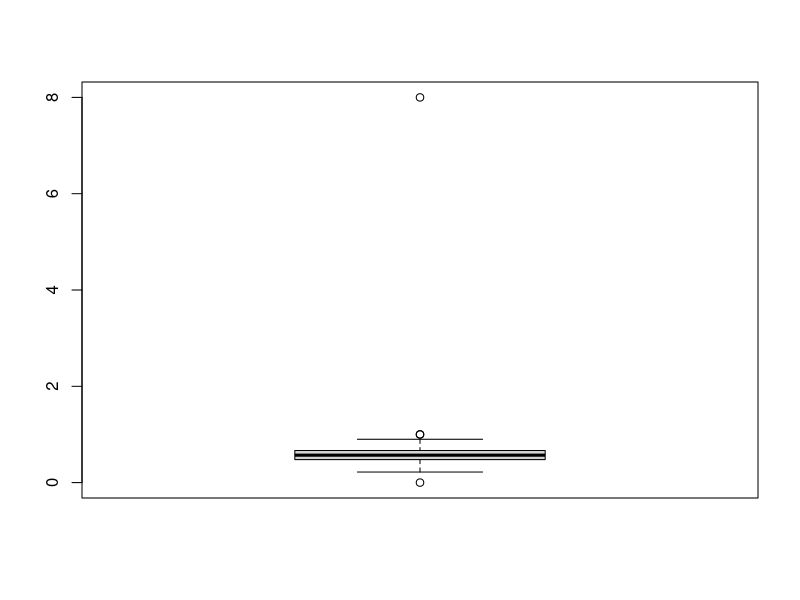
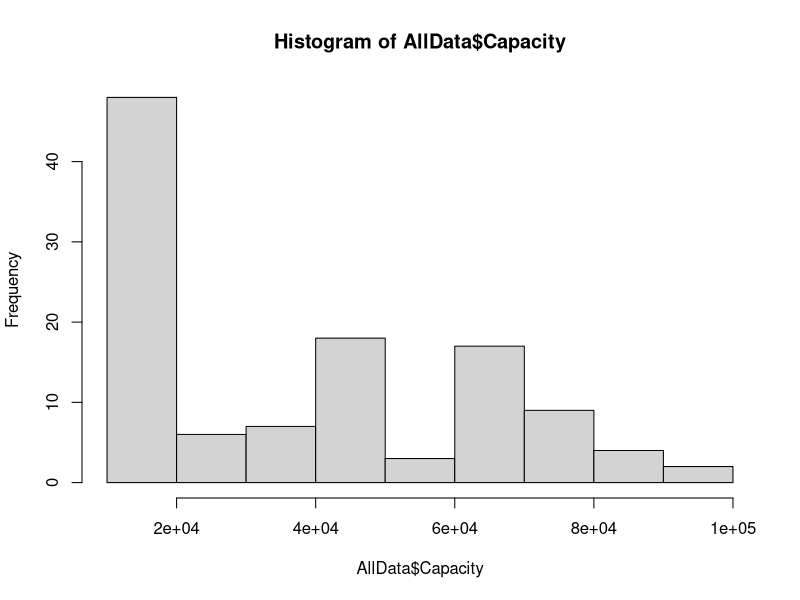
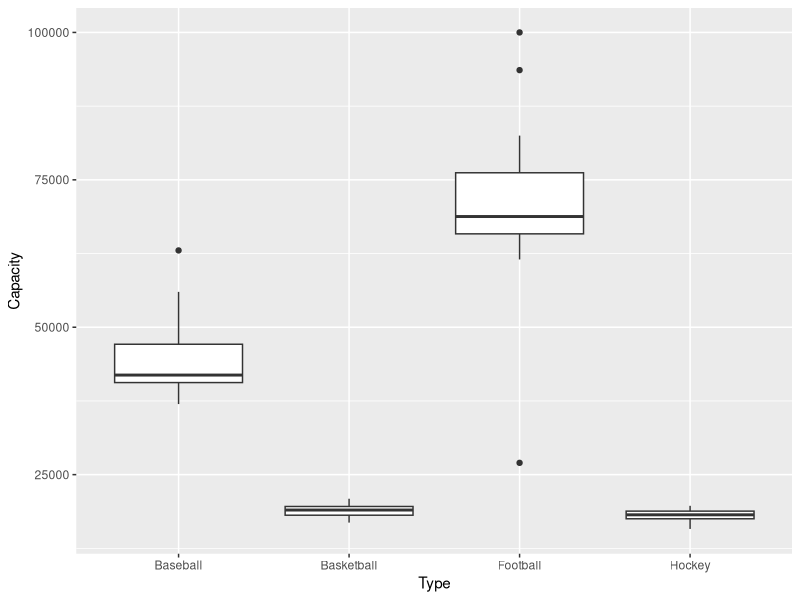
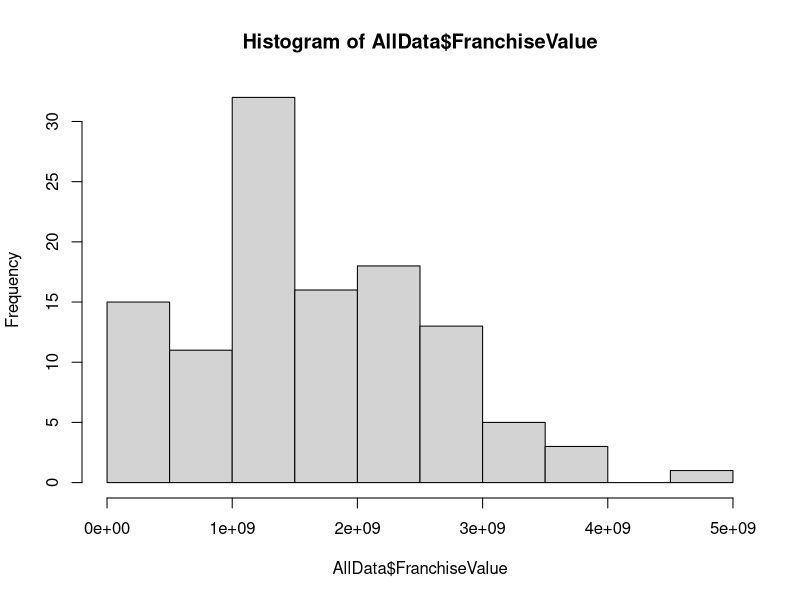
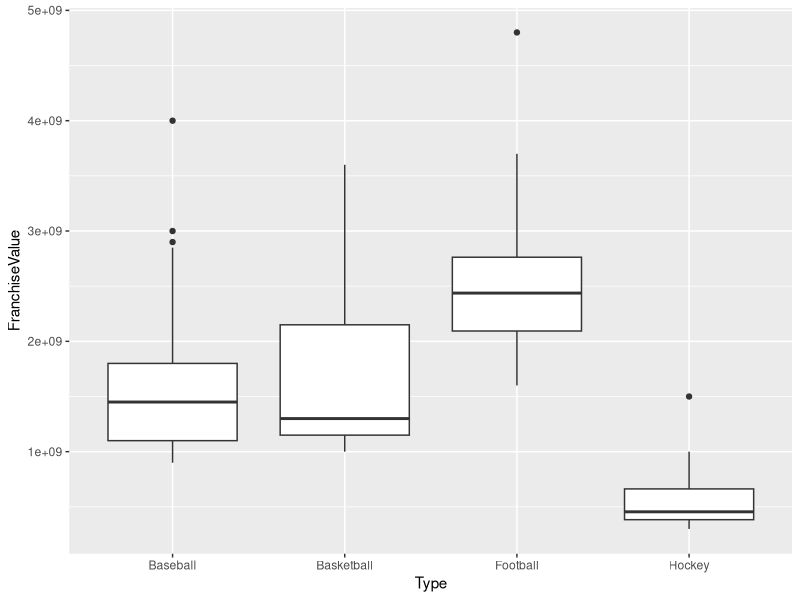
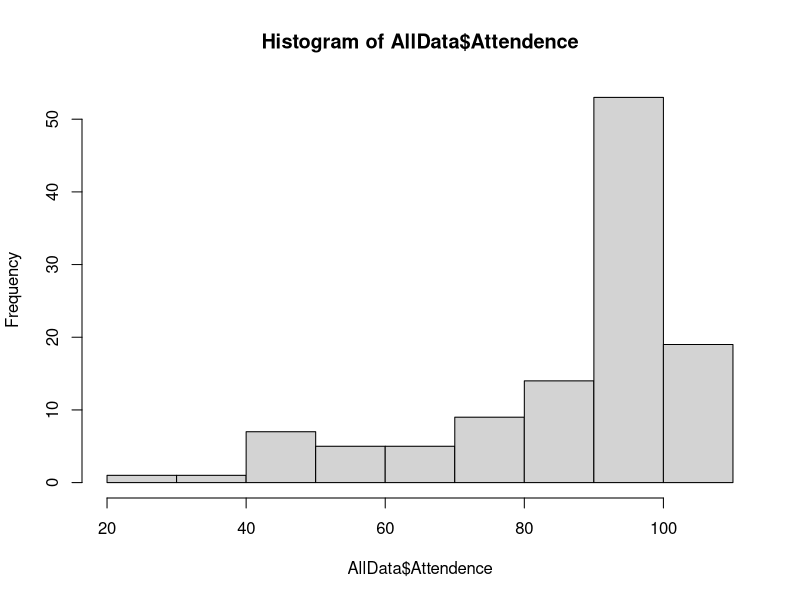
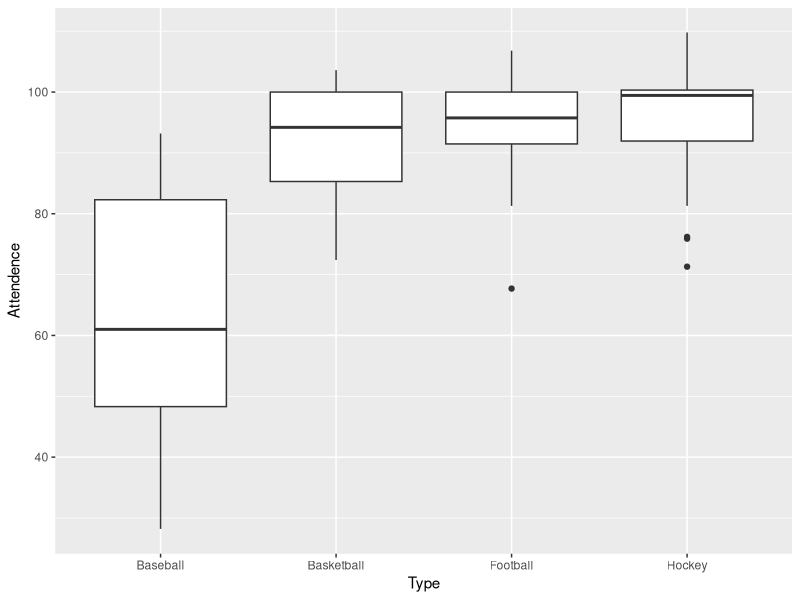
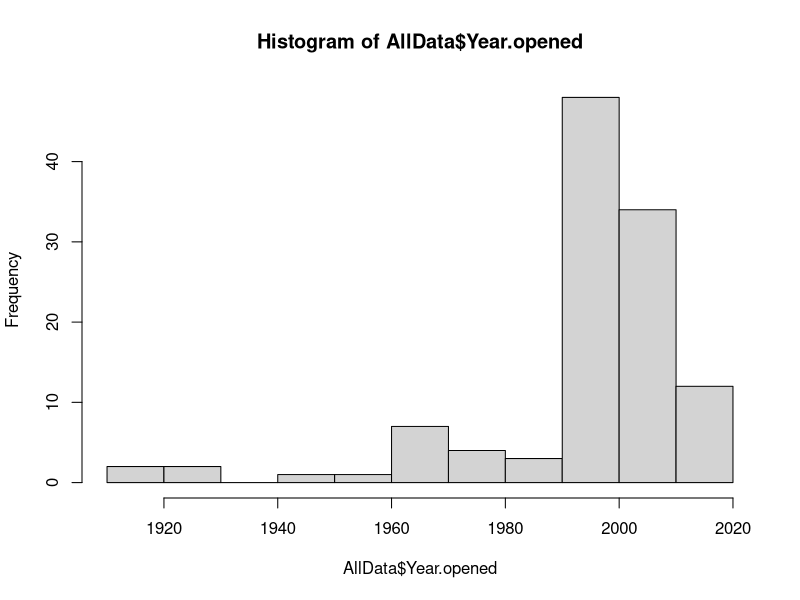

These figures' R source, in order: (Note: this script raises an error after producing the figures.)
## ---- chunk 1
knitr::opts_chunk$set(echo = TRUE)
library(dplyr)
library(ggplot2)
library(lme4)
## ---- chunk 2
state <- read.csv("StateData.csv")
team <- read.csv("TeamData.csv",stringsAsFactors = TRUE)

statestuff <- data.frame(state.abb,state.name)
colnames(statestuff) <- c("State","StateName")
state <- full_join(state,statestuff)
state$StateName <- as.character(state$StateName)
state <- state%>%mutate(StateName=ifelse(is.na(StateName),"D.C.",StateName))
team$State <- as.character(team$State)
team <- team%>%mutate(State=ifelse(State=="District of Columbia","D.C.",State))
state <- state%>%mutate(State1=State,State=StateName)
AllData <- right_join(state,team)
AllData <- AllData%>%filter(!is.na(Happiness))
write.csv(AllData,"AllData.csv")

# make strings numeric
AllData$Capacity <- as.numeric(gsub(",", "", AllData$Capacity) )
AllData$FranchiseValue <- as.numeric(gsub(",", "", AllData$FranchiseValue) )

# making percent of home wins as variable

AllData <- AllData %>% mutate(WinPct = HomeWins/HomeGames)
## ---- chunk 3
# Team Level Variables
# Basic EDA
# #
boxplot(AllData$WinPct)
summary(AllData$WinPct)
# # Sport
table(AllData$Type)

# # Capacity
hist(AllData$Capacity)
summary(AllData$Capacity)
ggplot(AllData, aes(x=Type, y = Capacity)) + geom_boxplot() 

# # FranchiseValue
hist(AllData$FranchiseValue)
summary(AllData$FranchiseValue)
ggplot(AllData, aes(x=Type, y = FranchiseValue)) + geom_boxplot() 

# # Attendance
hist(AllData$Attendence)
summary(AllData$Attendence)
ggplot(AllData, aes(x=Type, y = Attendence)) + geom_boxplot() 

# # Year
hist(AllData$Year.opened)
tapply(AllData$Capacity, AllData$Year.opened, mean)
tapply(AllData$Year.opened, AllData$Type,mean) # hockey and basketball have newest stadiums and baseball and football have older, with baseball being oldest
## ---- chunk 4
# Level 1 Interactions

# make capacity a factor for data exploration
AllData$CapFactor <- cut(AllData$Capacity, breaks = c(0, 18578, 27000,  62250,100000), labels = c("1st Q", "2nd Q", "3rd Q", "4th Q"))

# make franchise a factor for data exploration
AllData$FranchiseFactor <- cut(AllData$FranchiseValue, breaks = c(0, 1.000e+09, 1.350e+09,  2.300e+09,4.900e+09), labels = c("1st Q", "2nd Q", "3rd Q", "4th Q"))

# make attendance a factor for data exploration
AllData$YearFactor <- cut(AllData$Year.opened, breaks = c(0, 1994, 1999,  2004,2019), labels = c("1st Q", "2nd Q", "3rd Q", "4th Q"))


#cap and year
ggplot(AllData, aes(x=Year.opened, y = Capacity, color = WinPct)) + geom_point()+geom_smooth(method=lm)
ggplot(AllData, aes(x=Year.opened,y = WinPct)) + geom_point() + facet_wrap(~CapFactor)+geom_smooth(method=lm) # doesn't appear to be an interaction

#cap and sport
ggplot(AllData, aes(x=Capacity,y = WinPct)) + geom_point() + facet_wrap(~Type)+geom_smooth(method=lm) # Interaction

#cap and franchise $$
ggplot(AllData, aes(x=FranchiseValue,y = WinPct)) + geom_point() + facet_wrap(~CapFactor)+geom_smooth(method=lm) # doesn't appear to be an interaction

#cap and attendance
ggplot(AllData, aes(x=Attendence,y = WinPct)) + geom_point() + facet_wrap(~CapFactor) +geom_smooth(method=lm) # Interaction

# year and sport
ggplot(AllData, aes(x=Year.opened,y = WinPct)) + geom_point() + facet_wrap(~Type) +geom_smooth(method=lm) # potentially...

# year and franchise $
ggplot(AllData, aes(x=FranchiseValue,y = WinPct)) + geom_point() + facet_wrap(~YearFactor) +geom_smooth(method=lm) # nope

# year and attandence
ggplot(AllData, aes(x=Attendence,y = WinPct)) + geom_point() + facet_wrap(~YearFactor) +geom_smooth(method=lm) # nope

# sport and franchise $
ggplot(AllData, aes(x=FranchiseValue,y = WinPct)) + geom_point() + facet_wrap(~Type) +geom_smooth(method=lm) # interaction

# sport and attendance
ggplot(AllData, aes(x=Attendence,y = WinPct)) + geom_point() + facet_wrap(~Type) +geom_smooth(method=lm) # potentially

# franchise $ and attendance
ggplot(AllData, aes(x=Attendence,y = WinPct)) + geom_point() + facet_wrap(~FranchiseFactor) +geom_smooth(method=lm) # potentially

## ---- chunk 5
# Level 2 interactions

# pop and happy
ggplot(AllData, aes(x=Population,y = WinPct)) + geom_point() + facet_wrap(~as.factor(Happiness)) +geom_smooth(method=lm) # interaction!

# happy and trump
ggplot(AllData, aes(x=Trump.Vote,y = WinPct)) + geom_point() + facet_wrap(~as.factor(Happiness)) +geom_smooth(method=lm) # interaction!

# pop and trump
# make population a factor for data exploration
AllData$PopFactor <- cut(AllData$Population, breaks = c(0, 6782564, 11694664,  21312211,39776831), labels = c("1st Q", "2nd Q", "3rd Q", "4th Q"))
ggplot(AllData, aes(x=Trump.Vote,y = WinPct)) + geom_point() + facet_wrap(~as.factor(PopFactor)) +geom_smooth(method=lm) # interaction!
## ---- chunk 6
# hap and cap
ggplot(AllData, aes(x=Capacity,y = WinPct)) + geom_point() + facet_wrap(~as.factor(Happiness)) +geom_smooth(method=lm) # interaction!

# hap and year
ggplot(AllData, aes(x=Year.opened,y = WinPct)) + geom_point() + facet_wrap(~as.factor(Happiness)) +geom_smooth(method=lm) # interaction!

# hap and sport
ggplot(AllData, aes(x=Type,y = WinPct)) + geom_boxplot(aes(color = as.factor(Happiness))) # interaction potential

# hap and fran$
ggplot(AllData, aes(x=FranchiseValue,y = WinPct)) + geom_point() + facet_wrap(~as.factor(Happiness)) +geom_smooth(method=lm) # not really

# hap and att
ggplot(AllData, aes(x=Attendence,y = WinPct)) + geom_point() + facet_wrap(~as.factor(Happiness)) +geom_smooth(method=lm) # not really

# pop and cap
ggplot(AllData, aes(x=Population,y = WinPct)) + geom_point() + facet_wrap(~CapFactor) +geom_smooth(method=lm) # not really

# pop and year
ggplot(AllData, aes(x=Population,y = WinPct)) + geom_point() + facet_wrap(~YearFactor) +geom_smooth(method=lm) # potentially

# pop and sport
ggplot(AllData, aes(x=Population,y = WinPct)) + geom_point() + facet_wrap(~Type) +geom_smooth(method=lm) # not really

# pop and fran$
ggplot(AllData, aes(x=FranchiseValue,y = WinPct)) + geom_point() + facet_wrap(~PopFactor) +geom_smooth(method=lm) # not really

# pop and att
ggplot(AllData, aes(x=Attendence,y = WinPct)) + geom_point() + facet_wrap(~PopFactor) +geom_smooth(method=lm) # no

# trump and cap
ggplot(AllData, aes(x=Trump.Vote,y = WinPct)) + geom_point() + facet_wrap(~CapFactor) +geom_smooth(method=lm) # no

# trump and year
ggplot(AllData, aes(x=Trump.Vote,y = WinPct)) + geom_point() + facet_wrap(~YearFactor) +geom_smooth(method=lm) # no

# trump and sport
ggplot(AllData, aes(x=Trump.Vote,y = WinPct)) + geom_point() + facet_wrap(~Type) +geom_smooth(method=lm) # no

# trump and fran$
ggplot(AllData, aes(x=Trump.Vote,y = WinPct)) + geom_point() + facet_wrap(~FranchiseFactor) +geom_smooth(method=lm) # no

# trump and att
AllData$TrumpFactor <- cut(AllData$Trump.Vote, breaks = c(0, 36.50,47.25,  50.40,65.40), labels = c("1st Q", "2nd Q", "3rd Q", "4th Q"))
ggplot(AllData, aes(x=Attendence,y = WinPct)) + geom_point() + facet_wrap(~TrumpFactor) +geom_smooth(method=lm) # potentially

## ---- chunk 7
#Scaling Variables
AllData$Happiness2 <- as.factor(AllData$Happiness)
AllData <- AllData%>% mutate(Capacity2=scale(Capacity),Population2=scale(Population),FranchiseValue2=scale(FranchiseValue),Attendence2=scale(Attendence),Trump.Vote2=scale(Trump.Vote),Year.opened2=scale(Year.opened))

#Random Intercept Check
sports.glmerNone <- glmer(WinPct~1+(1|State),family=binomial,weights=HomeGames,data=AllData) #Standard Deviation for random effect is about 0.1909 indicating that there is variation within states related to win percentage. This seems small, but considering win percentage is between 0 and 1, this indicates a standard devation in games won of 19.09%
summary(sports.glmerNone)

#Model will all interactions that looked potentially influential - Full model
sports.glmerFULL <- glmer(WinPct~Capacity2+Attendence2+Type+FranchiseValue2+Year.opened2+Capacity2:Attendence2+Type:FranchiseValue2+Year.opened2:Type+Type:Attendence2+FranchiseValue2:Attendence2+Type:Capacity2+(Population2+Trump.Vote2+Happiness)^2+Happiness:Capacity2+Trump.Vote2:Attendence2+Happiness:Type+Population2:Year.opened2+Happiness:Year.opened2+(1|State),family=binomial,data=AllData,weights=HomeGames)
summary(sports.glmerFULL)

#Starting Build of model with individual terms
sports.glmer <- glmer(WinPct~Capacity2+Attendence2+Type+FranchiseValue2+Year.opened2+Population2+Trump.Vote2+Happiness+(1|State),family = binomial,data=AllData,weights=HomeGames)
summary(sports.glmer)

#From full model looked like type:attendence, type:capacity, population:happiness, population:trump, and happiness:year looked most influential
sports.glmer2 <- update(sports.glmer,.~.+Type:Attendence2+Type:Capacity2+Population2:Happiness+Population2:Trump.Vote2+Happiness:Year.opened2)
anova(sports.glmer,sports.glmer2) #Very low p value - at least one of the 5 additional terms is significant

summary(sports.glmer2) #population2:Trump and year:happiness look non significant

sports.glmer3 <- update(sports.glmer2,.~.-Population2:Trump.Vote2-Year.opened2:Happiness)
anova(sports.glmer2,sports.glmer3) #neither significant in the model
summary(sports.glmer3) #looks like trump.vote and year.opened not significant

sports.glmer4 <- update(sports.glmer3,.~.-Trump.Vote2-Year.opened2)
anova(sports.glmer4,sports.glmer3) #smaller prefered
summary(sports.glmer4)

#Now we will try to add in other significant interactions from EDA

#add capacity:attendence
sports.glmer5 <- update(sports.glmer4,.~.+Capacity2:Attendence2)
anova(sports.glmer4,sports.glmer5) #larger prefered
summary(sports.glmer5)


#add type:franchise.value
sports.glmer6 <- update(sports.glmer5,.~.+Type:FranchiseValue2)
anova(sports.glmer6,sports.glmer5) #smaller prefered
summary(sports.glmer6)


#add year:type add in year to test
sports.glmer6 <- update(sports.glmer5,.~.+Year.opened2+Year.opened2:Type)
anova(sports.glmer6,sports.glmer5) #smaller prefered
summary(sports.glmer6)

#franchise:attendence
sports.glmer6 <- update(sports.glmer5,.~.+Attendence2:FranchiseValue2)
anova(sports.glmer6,sports.glmer5) #smaller prefered
summary(sports.glmer6)

#Happiness:trump
sports.glmer6 <- update(sports.glmer5,.~.+Happiness:Trump.Vote2)
anova(sports.glmer6,sports.glmer5) #smaller prefered
summary(sports.glmer6)

#Happiness:capacity
sports.glmer6 <- update(sports.glmer5,.~.+Happiness:Capacity2)
anova(sports.glmer6,sports.glmer5) #smaller prefered
summary(sports.glmer6)

#Happiness:Type
sports.glmer6 <- update(sports.glmer5,.~.+Type:Happiness)
anova(sports.glmer6,sports.glmer5) #smaller prefered
summary(sports.glmer6)

#Population:Year - add year back in
sports.glmer6 <- update(sports.glmer5,.~.+Year.opened2+Year.opened2:Population2)
anova(sports.glmer6,sports.glmer5) #larger prefered
summary(sports.glmer6) #interaction actually not significant

#remove population:year
sports.glmer7 <- update(sports.glmer6,.~.-Year.opened2:Population2)
anova(sports.glmer6,sports.glmer7) #smaller prefered
summary(sports.glmer7)

#trump:attendence
sports.glmer8 <- update(sports.glmer7,.~.+Trump.Vote2+Trump.Vote2:Attendence2)
anova(sports.glmer8,sports.glmer7) #smaller prefered
summary(sports.glmer8)


#Final Model - Model 7
sports.glmerFinal <- sports.glmer7
